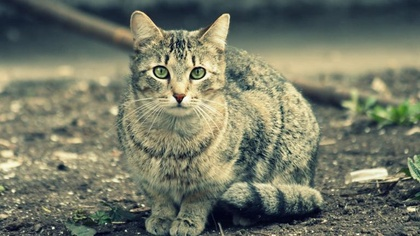
%> input picture cats.jpg, 420 x 236 px, shrunk from 768 x 432 before the run
$ octave exam2.m   (GNU Octave 9; MATLAB toolbox functions it lacks are replaced by stand-ins)
%> lines starting %> are read from the running program, lines starting %| are printed output that depends on the picture
clear all;clc;close all
imgOrigin = imread('cats.jpg');
%> imgOrigin is the input picture: size 236x420x3 uint8; mean R, G, B 116.1, 120.3, 102.1

imgGray = rgb2gray(imgOrigin);
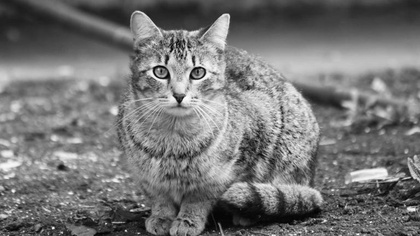
%> imgGray: size 236x420 uint8; min 1, max 253, mean 117
[rows,cols] = size(imgGray);
%> rows = 236; cols = 420
pTotal = rows*cols;
%> pTotal = 99120
pValArr = zeros(1,256);
minValue = 255 + 1;
maxValue =   0 - 1;

for r=1:rows
    for c=1:cols
        pValue = imgGray(r,c);
        pValArr(1,pValue+1) = pValArr(pValue+1)  + 1;
        if pValue < minValue
            minValue = pValue;
        end
        if pValue > maxValue
            maxValue = pValue;
        end
    end
end
%> after the loop, maxValue = 253; minValue = 1; pValArr = 256 values, max 838 at index 114, min 0 at index 1, mean 387.2

pValPercentArr = zeros(1,256);
count = 0;
for i=1:256
    count = count + pValArr(i);
    pValPercentArr(i) = double(count)/double(pTotal);
end
%> this loop made 256 passes
%> count on passes 1 to 3: 0, 3, 11
%> after the loop, count = 99120; pValPercentArr = 256 values from 0 to 1

imgGrayEq = imgGray;%copy image
disDiv = double(maxValue-minValue+1);
%> disDiv = 253
pRseultValArr = zeros(1,256);
eqDistance = 3; %  set by myself
for r=1:rows
    for c=1:cols
        pValue = imgGray(r,c);
        pPercent = pValPercentArr(pValue);
        pEqValue = floor(pPercent*255);
        pEqValue = pEqValue - mod(pEqValue,eqDistance);
        imgGrayEq(r,c) = pEqValue;
        pRseultValArr(1,pEqValue+1) = pRseultValArr(pEqValue+1)  + 1;
    end
end
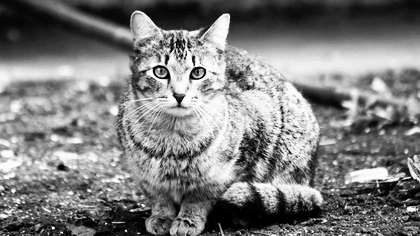
%> imgGrayEq: size 236x420 uint8; min 0, max 252, mean 125.3
%> after the loop, pRseultValArr = 256 values, max 1634 at index 43, min 0 at index 2, mean 387.2

subplot(2,2,1),imshow(imgGray),title('Original');
subplot(2,2,2),stem(pValArr),title('imhist');
subplot(2,2,3),imshow(imgGrayEq),title('histeq');
subplot(2,2,4),stem(pRseultValArr),title('imhist');
%> after `title('imhist')`:
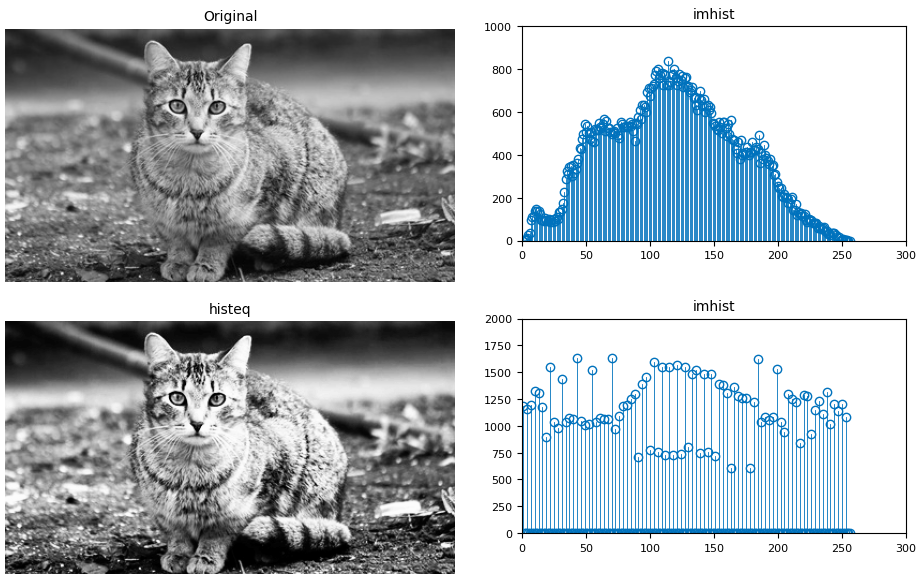
%> figure redrawn from the program's plot data, 4 panels
